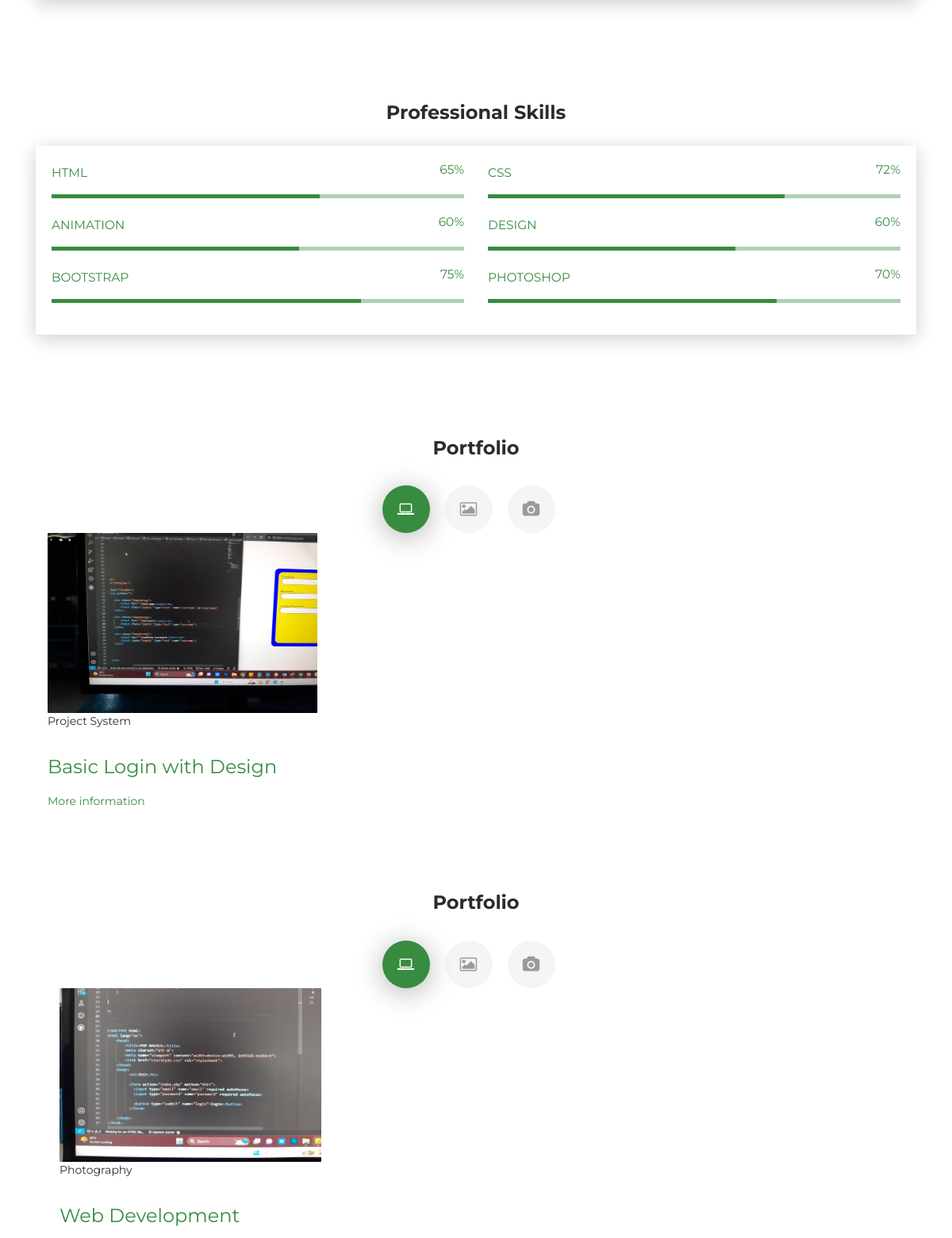
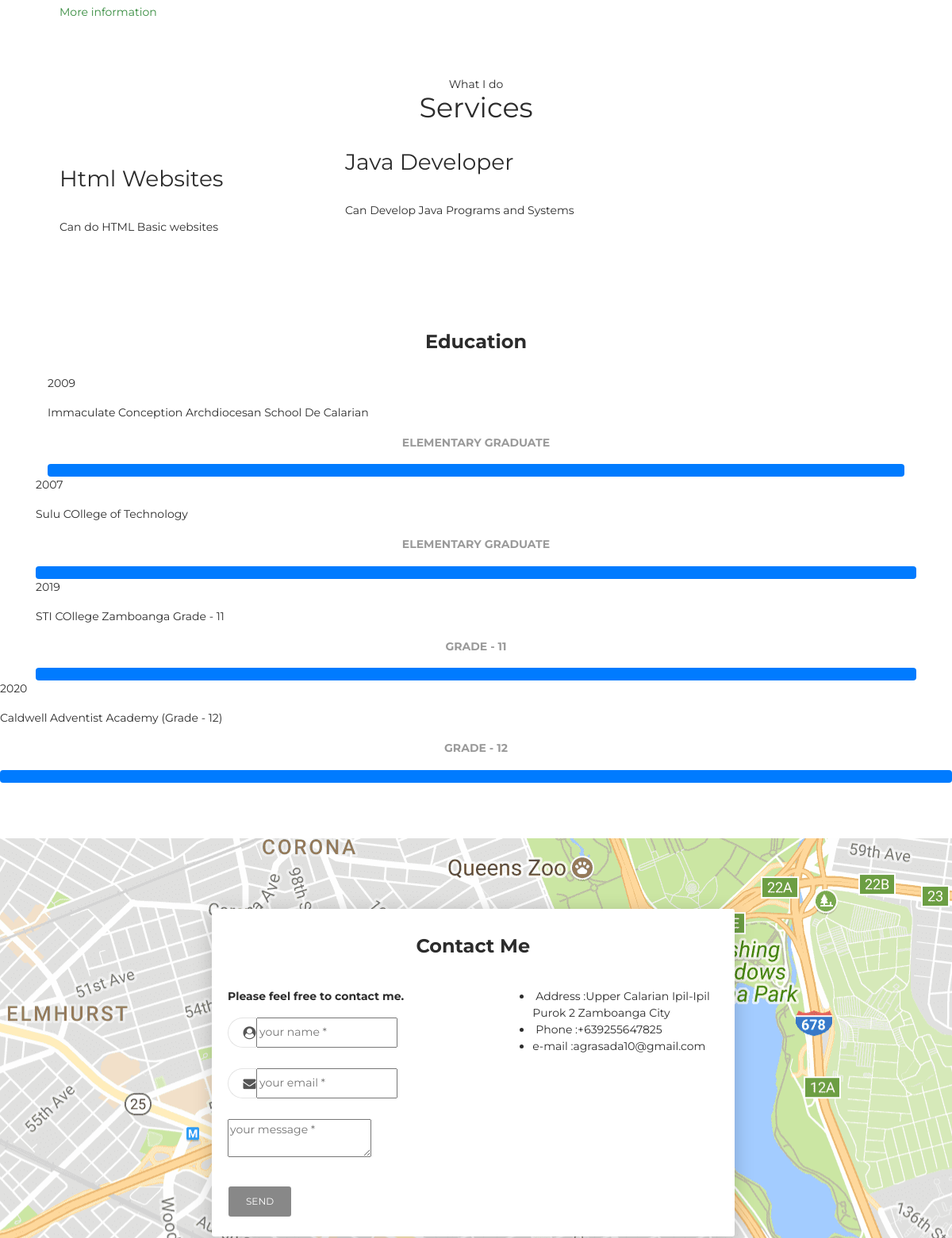
The page /index3.php (middle part) on the database as committed earlier (2 pictures, top to bottom).
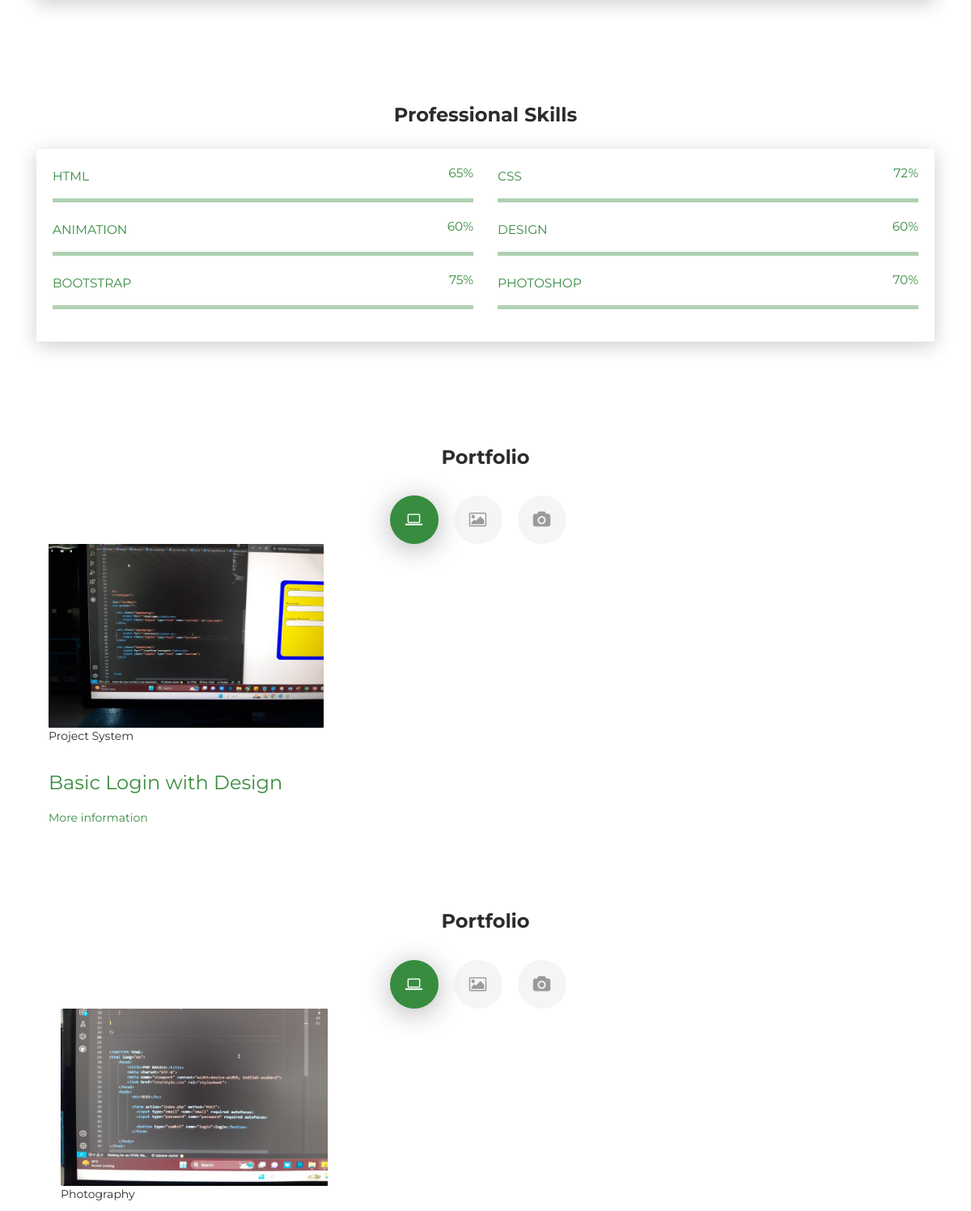
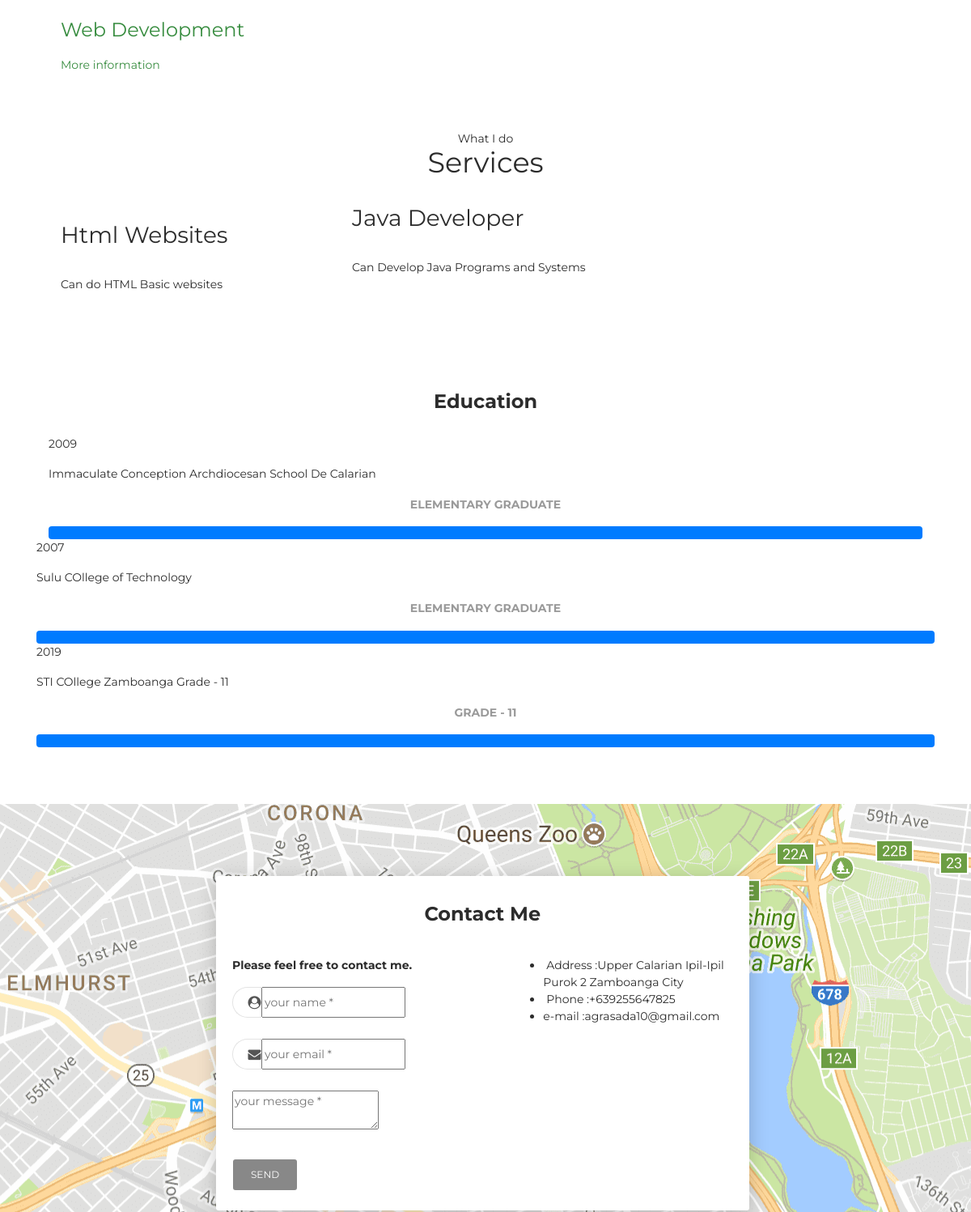
The same page on the database as committed later (2 pictures, top to bottom).
### tables this page shows
CREATE TABLE `my_best_works` (
  `id` int(2) NOT NULL,
  `works_name` varchar(100) NOT NULL,
  `catagory` varchar(100) NOT NULL,
  `photo` varchar(110) NOT NULL DEFAULT 'default.jpg'
);

CREATE TABLE `services` (
  `id` int(3) NOT NULL,
  `icon` varchar(100) NOT NULL,
  `title` varchar(100) NOT NULL,
  `some_text` text NOT NULL
);

CREATE TABLE `education_informations` (
  `id` int(1) NOT NULL,
  `degree_name` varchar(100) NOT NULL,
  `degree_information` varchar(111) NOT NULL,
  `year` int(5) NOT NULL,
  `progressbar` int(3) NOT NULL
);

CREATE TABLE `contact_information` (
  `id` int(1) NOT NULL,
  `small_text` text NOT NULL,
  `office` varchar(150) NOT NULL,
  `address` varchar(200) NOT NULL,
  `phone` varchar(50) NOT NULL,
  `email` varchar(50) NOT NULL
);

### index3.php (the view, shortened to what this page needs)
<?php
require_once "user3/db.php";
?>
<!DOCTYPE html>
<html lang="en-US">
  <head>
    <link href="https://maxcdn.bootstrapcdn.com/font-awesome/latest/css/font-awesome.min.css" rel="stylesheet">
    <link href="css/aos.css?ver=1.1.0" rel="stylesheet">
    <link href="css/bootstrap.min.css?ver=1.1.0" rel="stylesheet">
    <link href="css/mains.css?ver=1.1.0" rel="stylesheet">
  </head>
  <body id="top">
    <?php
                  $information_query = $dbcon->query("SELECT * FROM contact_information");
                  $contact_information = $information_query->fetch_assoc();
                ?>
    <div class="page-content">
      <div>
<div class="profile-page">
<div class="section" id="about">
  <div class="container">
  </div>
</div>
<div class="section" id="skill">
  <div class="container">
    <div class="h4 text-center mb-4 title">Professional Skills</div>
    <div class="card" data-aos="fade-up" data-aos-anchor-placement="top-bottom">
      <div class="card-body">
        <div class="row">
          <div class="col-md-6">
            <div class="progress-container progress-primary"><span class="progress-badge">HTML</span>
              <div class="progress">
                <div class="progress-bar progress-bar-primary" data-aos="progress-full" data-aos-offset="10" data-aos-duration="2000" role="progressbar" aria-valuenow="60" aria-valuemin="0" aria-valuemax="100" style="width: 65%;"></div><span class="progress-value">65%</span>
              </div>
            </div>
          </div>
          <div class="col-md-6">
            <div class="progress-container progress-primary"><span class="progress-badge">CSS</span>
              <div class="progress">
                <div class="progress-bar progress-bar-primary" data-aos="progress-full" data-aos-offset="10" data-aos-duration="2000" role="progressbar" aria-valuenow="60" aria-valuemin="0" aria-valuemax="100" style="width: 72%;"></div><span class="progress-value">72%</span>
              </div>
            </div>
          </div>
        </div>
        <div class="row">
          <div class="col-md-6">
            <div class="progress-container progress-primary"><span class="progress-badge">Animation</span>
              <div class="progress">
                <div class="progress-bar progress-bar-primary" data-aos="progress-full" data-aos-offset="10" data-aos-duration="2000" role="progressbar" aria-valuenow="60" aria-valuemin="0" aria-valuemax="100" style="width: 60%;"></div><span class="progress-value">60%</span>
              </div>
            </div>
          </div>
          <div class="col-md-6">
            <div class="progress-container progress-primary"><span class="progress-badge">Design</span>
              <div class="progress">
                <div class="progress-bar progress-bar-primary" data-aos="progress-full" data-aos-offset="10" data-aos-duration="2000" role="progressbar" aria-valuenow="60" aria-valuemin="0" aria-valuemax="100" style="width: 60%;"></div><span class="progress-value">60%</span>
              </div>
            </div>
          </div>
        </div>
        <div class="row">
          <div class="col-md-6">
            <div class="progress-container progress-primary"><span class="progress-badge">Bootstrap</span>
              <div class="progress">
                <div class="progress-bar progress-bar-primary" data-aos="progress-full" data-aos-offset="10" data-aos-duration="2000" role="progressbar" aria-valuenow="60" aria-valuemin="0" aria-valuemax="100" style="width: 75%;"></div><span class="progress-value">75%</span>
              </div>
            </div>
          </div>
          <div class="col-md-6">
            <div class="progress-container progress-primary"><span class="progress-badge">Photoshop</span>
              <div class="progress">
                <div class="progress-bar progress-bar-primary" data-aos="progress-full" data-aos-offset="10" data-aos-duration="2000" role="progressbar" aria-valuenow="60" aria-valuemin="0" aria-valuemax="100" style="width: 70%;"></div><span class="progress-value">70%</span>
              </div>
            </div>
          </div>
        </div>
      </div>
    </div>
  </div>
</div>
<?php
                      $my_best_works_query = $dbcon->query("SELECT * FROM my_best_works ORDER BY id DESC LIMIT 6");
                      foreach($my_best_works_query as $row){
                    ?>
<div class="section" id="portfolio">
  <div class="container">
    <div class="row">
      <div class="col-md-6 ml-auto mr-auto">
        <div class="h4 text-center mb-4 title">Portfolio</div>
        <div class="nav-align-center">
          <ul class="nav nav-pills nav-pills-primary" role="tablist">
            <li class="nav-item"><a class="nav-link active" data-toggle="tab" href="#web-development" role="tablist"><i class="fa fa-laptop" aria-hidden="true"></i></a></li>
            <li class="nav-item"><a class="nav-link" data-toggle="tab" href="#graphic-design" role="tablist"><i class="fa fa-picture-o" aria-hidden="true"></i></a></li>
            <li class="nav-item"><a class="nav-link" data-toggle="tab" href="#Photography" role="tablist"><i class="fa fa-camera" aria-hidden="true"></i></a></li>
          </ul>
        </div>
      </div>
    </div>
    <div class="col-lg-4 col-md-6 pitem">
                      <div class="speaker-box">
      								<div class="speaker-thumb">
      									<img src="user3/image/my_best_works/<?=$row['photo']?>" alt="img" >
      								</div>
      								<div class="speaker-overlay">
      									<span><?=$row['catagory']?></span>
      									<h4><a href="portfolio-single.html"><?=$row['works_name']?></a></h4>
      									<a href="portfolio-single.html" class="arrow-btn">More information <span></span></a>
      								</div>
      							</div>
                  </div>
                  <?php } ?>
                </div>
        </div>
<div class="section" id="experience">
  <div class="container cc-experience">
  <?php
$services_query = $dbcon->query("SELECT * FROM services ORDER BY id DESC LIMIT 6");
?>
<section id="service" class="services-area pt-120 pb-50">
<div class="container">
        <div class="row justify-content-center">
            <div class="col-xl-6 col-lg-8">
                <div class="section-title text-center mb-70">
                    <span>What I do</span>
                    <h2>Services</h2>
                </div>
            </div>
        </div>
<div class="row">
  <?php
   foreach ($services_query as $service) {
  ?>
<div class="col-lg-4 col-md-6">
  <div class="icon_box_01 wow fadeInLeft" data-wow-delay="0.2s">
                    <i class="<?=$service['icon']?>"></i>
    <h3><?=$service['title']?></h3>
    <p><?=$service['some_text']?></p>
  </div>
</div>
<?php } ?>
</div>
</div>
</section>
  </div>
</div>
<div class="section">
  <div class="container cc-education">
    <div class="h4 text-center mb-4 title">Education</div>
    <?php
                            $education_query = $dbcon->query("SELECT * FROM education_informations");
                            foreach ($education_query as $education) {
                            ?>
                               <div class="education">
                                <div class="year"><?=$education['year']?></div>
                                    <span><?=$education['degree_name']?></span> </p></center>
                                    <p class="category"><span><?=$education['degree_information']?></span> </p>
                                    <div class="progressWrapper">
                                        <div class="progress">
                                            <div class="progress-bar wow slideInLefts" data-wow-delay="0.2s" data-wow-duration="2s" role="progressbar" style="width: <?=$education['progressbar']?>%;" aria-valuenow="65" aria-valuemin="0" aria-valuemax="100"></div>
                                        </div>
                                    </div>
                                </div>
                            </div>
                          <?php } ?>
</div>
</div>
<div class="section" id="contact">
  <div class="cc-contact-information" style="background-image: url('user3/image/staticmap.png')">
    <div class="container">
      <div class="cc-contact">
        <div class="row">
          <div class="col-md-9">
            <div class="card mb-0" data-aos="zoom-in">
              <div class="h4 text-center title">Contact Me</div>
              <div class="row">
                <div class="col-md-6">
                  <div class="card-body">
                  <form action="agrasada_message.php" method="post">
                      <div class="p pb-3"><strong>Please feel free to contact me.</strong></div>
                      <div class="row mb-3">
                        <div class="col">
                          <div class="input-group"><span class="input-group-addon"><i class="fa fa-user-circle"></i></span>
                          <input type="text" placeholder="your name *" name='guest_name'>
                          </div>
                        </div>
                      </div>
                      <div class="row mb-3">
                        <div class="col">
                          <div class="input-group"><span class="input-group-addon"><i class="fa fa-envelope"></i></span>
                          <input type="email" placeholder="your email *" name='guest_email'>
                          </div>
                        </div>
                      </div>
                      <div class="row mb-3">
                        <div class="col">
                          <div class="form-group">
                          <textarea name="guest_message" id="message" placeholder="your message *"></textarea>
                          </div>
                        </div>
                      </div>
                      <div class="row">
                        <div class="col">
                        <button class="btn">SEND</button>
                        </div>
                      </div>
                    </form>
                  </div>
                </div>
                <div class="col-md-6">
                  <div class="card-body">
                    <ul>
                  <li><i class="fas fa-map-marker"></i><span>Address :</span><?=$contact_information['address']?></li>
                  <li><i class="fas fa-headphones"></i><span>Phone :</span><?=$contact_information['phone']?></li>
                  <li><i class="fas fa-globe-asia"></i><span>e-mail :</span><?=$contact_information['email']?></li>
                  </ul>
                </div>
                </div>
              </div>
            </div>
          </div>
        </div>
      </div>
    </div>
  </div>
</div></div>
    </div>
  </body>
</html>

Rows that differ between the two databases and show on the page:
removed education_informations: year "2020", degree_name "Caldwell Adventist Academy (Grade - 12)", degree_information "GRADE - 12", progressbar 100 (drawn)
